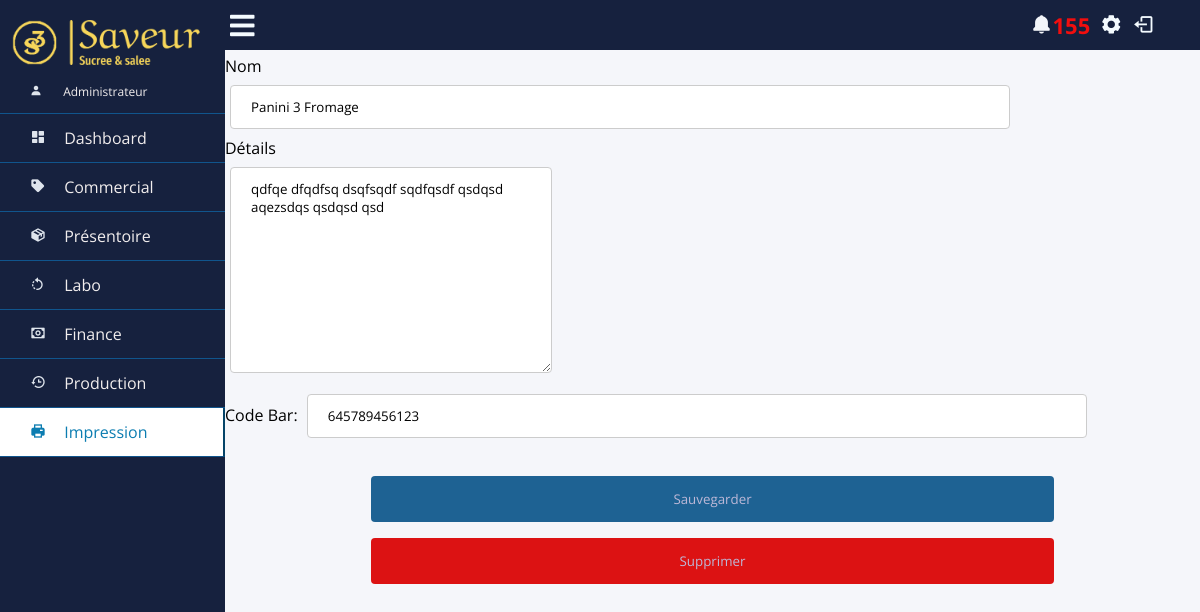
Page /impression/1/ (signed in) on the committed database.
### app/models.py (models this page shows)
class impression(models.Model):
    nom = models.TextField()
    details = models.TextField()
    code_bar = models.TextField(default="000000000000")
    expiration = models.DateField(null=True,default=None)

### app/views.py (the view)
# urls.py: path('impression/<int:current_id>/', v.single_imp_view),
def single_imp_view(request,current_id):
    if not request.user.is_authenticated:
        return redirect("/login/")
    if not request.user.is_superuser and not request.user.is_staff:
        return redirect("/commercial/")
    make_notif()
    notif_count = notif.objects.filter(etat=notif.etats.NONLU).count()
    active_link = 'impression'
    imp=impression.objects.get(id=current_id)
    if request.method == 'POST':
        if 'Sauvegarder' in request.POST:
            nom = request.POST.get('nom')
            details = request.POST.get('details')
            bar = request.POST.get('bar')
            impression.objects.filter(id=current_id).update(nom=nom,details=details,code_bar=bar)
            return redirect('/impression/'+str(current_id))
        else:
            impression.objects.filter(id=current_id).delete()
            return redirect('/impression/')
    else:
        return render(request,'app/single_imp.html',{"active_link":active_link,"imp":imp,"notif_count":notif_count})

### app/views.py (called while the page is built)
def make_notif():
    products = produit.objects.all()
    elements = element.objects.all()
    for p in products :
        if p.quantite <= p.minimum :
            c = "Le Produit " + str(p.nom) + " est bientot en rupture : quantité disponible ("+str(p.quantite)+")"
            if notif.objects.filter(content=c):
                pass
            else:
                notif.objects.create(content=c)
    for e in elements :
        if e.quantite <= e.minimum :
            c = "Le stock " + str(e.nom) + " est bientot en rupture : quantité disponible ("+str(e.quantite)+")"
            if notif.objects.filter(content=c):
                pass
            else:
                notif.objects.create(content=c)

### templates/app/single_imp.html (shortened to what this page needs)
{% extends "base.html" %}
{% load static %}
{% block stylesheets %}
<link rel="stylesheet" href="{% static 'app/single_produit.css' %}">
<link rel="stylesheet" href="{% static 'app/base.css' %}">
{% endblock stylesheets %}
            {% block content %}
                <form method="post">
                  <label for="element_name">Nom</label><br>
                  <input type="text" id="element_name" name="nom" value="{{imp.nom}}" required><br>
                  <label for="details"> Détails </label><br>
                  <textarea name="details" id="textarea" cols="40" rows="10">{{imp.details}}</textarea>
                  <br>
                  <label for="bar">Code Bar:</label>
                  <input type="text" id="bar" name="bar" placeholder="Code Bar" value="{{imp.code_bar}}" required>
                        <br>
                  <input type="hidden" name="id" value="{{imp.id}}" ><br>
                  <input type="submit" id="Sauvegarder" name="Sauvegarder" value="Sauvegarder">
                  </form>
                  <form method="post">{% csrf_token %}
                  <input type="submit" id="Supprimer" name="Supprimer" value="Supprimer">
                  </form>
        {% endblock content %}

### static/app/single_produit.css (style rules this page uses)
input[type=text],[type=number],[type=date], select { width: 100%; padding: 12px 20px; margin: 8px 0; display: inline-block; border: 1px solid #ccc; border-radius: 4px; box-sizing: border-box; }
#Sauvegarder { width: 70%; background-color: #0d578bec; color: #bdb8d7; padding: 14px 20px; margin: 8px 0; border: none; border-radius: 4px; cursor: pointer; margin-left: 15%; }
#Supprimer { width: 70%; background-color: #db0000ec; color: #bdb8d7; padding: 14px 20px; margin: 8px 0; border: none; border-radius: 4px; cursor: pointer; margin-left: 15%; }
#textarea { padding: 12px 20px; margin: 8px 5px; display: inline-block; border: 1px solid #ccc; border-radius: 4px; box-sizing: border-box; }

### static/app/base.css (style rules this page uses)
* { list-style: none; text-decoration: none; margin: 0; padding: 0; box-sizing: border-box; font-family: 'Open Sans', sans-serif; scrollbar-width: none; }
body { background: #f5f6fa; scrollbar-width: none; }
input[type=text],[type=number],[type=date],[type=email], select { width: 80%; padding: 12px 20px; margin: 8px 5px; display: inline-block; border: 1px solid #ccc; border-radius: 4px; box-sizing: border-box; }

### rows in the picture
impression: nom "Panini 3 Fromage", details "qdfqe dfqdfsq dsqfsqdf sqdfqsdf qsdqsd aqezsdqs qsdqsd qsd", bar "645789456123"

### other values in the picture
{{ notif_count }} "155"
